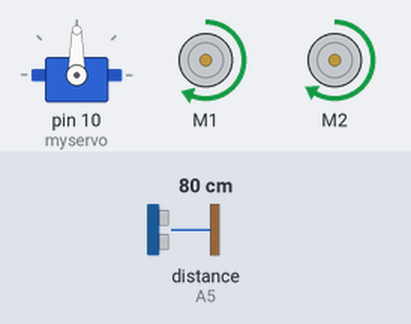
This sketch was run on a simulated Arduino Uno, built with avr-gcc and run on an emulated ATmega328P. Parts: servo, 2 × DC motor (green arrow = forward, orange = backward, longer = faster). The inputs (shaded band) are chosen by the test bench; at power-on: distance to the obstacle (sensor on A5) 80 cm. The echo pulse lasts 58.3 µs per cm.

Above: at 2.2 s.
2.3 s: distance to the obstacle (sensor on A5) set to 32 cm
3.8 s: distance to the obstacle (sensor on A5) set to 26 cm
At 4.5 s:
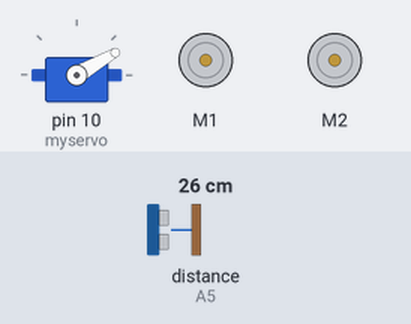
At 5.6 s:
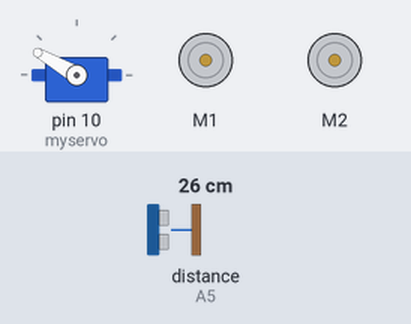
6.8 s: distance to the obstacle (sensor on A5) set to 35 cm
At 7.5 s:
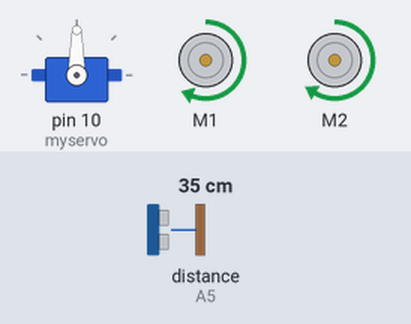
Timing chart, 0 to 9.8 s (numbered marks = the images above; inputs shaded):
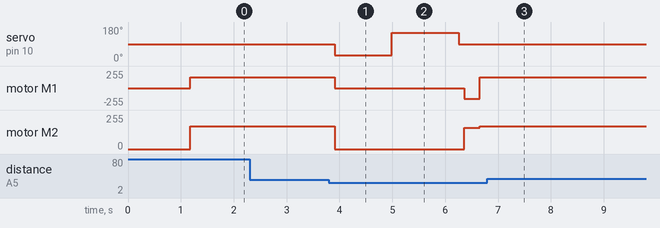

Measured:
- the behaviour switches between 30 and 29 cm on distance to the obstacle (sensor on A5) (found by bisection; images 0 and 1)
- after the input at 2.3 s, every drawn part: stays the same
- after the input at 3.8 s, servo on pin 10 (myservo): 90° → 30° after 0.11 s, → 150° 1.1 s later, → 90° 1.3 s later; motor M1: forward 160/255 → stopped after 0.11 s, → backward 160/255 2.4 s later, → forward 160/255 0.30 s later; motor M2: forward 170/255 → stopped after 0.11 s, → forward 160/255 2.4 s later, → forward 170/255 0.30 s later
- after the input at 6.8 s, servo on pin 10 (myservo): stops changing and stays 90°; motor M1: stops changing and stays forward 160/255; motor M2: stops changing and stays forward 170/255

The sketch:

ObstacleAvoidanceRobot.ino
```cpp
#include <AFMotor.h>
#include <Servo.h>
#include <NewPing.h>

#define trigPin A4
#define echoPin A5
#define maxDistance 350
#define maxSpeed 160
#define collisionDistance 30
NewPing sonar(trigPin, echoPin, maxDistance);

AF_DCMotor motor1(1);
AF_DCMotor motor2(2);
Servo myservo;

int leftDistance, rightDistance;
int dist = 0;

void setup()
{
  myservo.attach(10);
  myservo.write(90);
  delay(1000);
  Serial.begin(9600);
}

void loop()
{
  myservo.write(90);
  delay(100);
  dist = readSensor();
  if(dist < collisionDistance)
  {
    changePath();
  }
  moveForward();
  delay(100);
}

void changePath()
{
  moveStop();
  myservo.write(30);
  delay(500);
  rightDistance = readSensor();
  delay(500);
  myservo.write(150);
  delay(700);
  leftDistance = readSensor();
  delay(500);
  myservo.write(90);
  delay(100);
  comparison();
}

void comparison()
{
  if (leftDistance < rightDistance)
  {
    turnRight();
  }
  else
  {
    turnLeft();
  }
}

int readSensor()
{
  delay(70);
  unsigned int uS = sonar.ping();
  int cm = uS/US_ROUNDTRIP_CM;
  if (cm == 0)
  {
    cm = 300;
  }
  return cm;
}

//movement
void moveStop()
{
  motor1.run(RELEASE);
  motor2.run(RELEASE);
}

void moveForward()
{
  motor1.run(FORWARD);
  motor1.setSpeed(maxSpeed);
  motor2.run(FORWARD);
  motor2.setSpeed(maxSpeed+10); //due to imbalance of motors
}

void turnLeft()
{
  motor1.run(BACKWARD);
  motor1.setSpeed(maxSpeed);
  motor2.run(FORWARD);
  motor2.setSpeed(maxSpeed);
  delay(300);
}

void turnRight()
{
  motor1.run(FORWARD);
  motor1.setSpeed(maxSpeed);
  motor2.run(BACKWARD);
  motor2.setSpeed(maxSpeed);
  delay(300);
}
```
